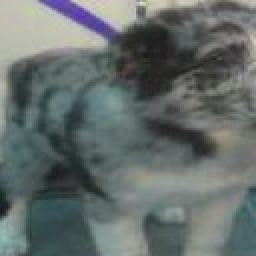
#> input picture IMAGE/positive105.jpg, 128 x 128 px (shown 2 times larger); its folder holds only this picture in this run
$ python train_NN.py
#> lines starting #> are read from the running program, lines starting #| are printed output that depends on the picture
### nn.py

import cv2,os
import numpy as np


def sigmoid(z):
    s = 1/(1+np.exp(-z))
    return s

def propagate(w, b, X, Y):
    m = X.shape[1]

     # FORWARD PROPAGATION (FROM X TO COST)
    z = np.dot(w.T, X)+b # tag 1
    A = sigmoid(z) # tag 2
    loss = (-np.sum(Y*np.log(A)+(1-Y)*np.log(1-A)))/m # tag 5

    # BACKWARD PROPAGATION (TO FIND GRAD)
    dw = (np.dot(X,(A-Y).T))/m # tag 6
    db = np.average(A-Y) # tag 7

    cost = np.squeeze(loss)
    grads = {"dw": dw,
             "db": db}

    return grads, loss

def optimize(w, b, X, Y, num_iterations, learning_rate, print_loss= True):
    cost = []
    for i in range(num_iterations):
        # Cost and gradient calculation
        grads, loss = propagate(w, b, X, Y)

        # Retrieve derivatives from grads
        dw = grads["dw"]
        db = grads["db"]

        # update w and b
        w = w - learning_rate*dw
        b = b - learning_rate*db

        # Record the costs
        if i % 100 == 0:
            cost.append(loss)

        # Print the cost every 100 training iterations
        if print_loss and i % 100 == 0:
            print ("Loss  %i: %f" %(i, loss))

    # update w and b to dictionary
    params = {"w": w,
              "b": b}

    # update derivatives to dictionary
    grads = {"dw": dw,
             "db": db}

    return params, grads, cost

def predict(w, b, X):
    m = X.shape[1]
    Y_prediction = np.zeros((1, m))
    w = w.reshape(X.shape[0], 1)

    z = np.dot(w.T, X) + b
    A = sigmoid(z)

    for i in range(A.shape[1]):
        # Convert probabilities A[0,i] to actual predictions p[0,i]
        if A[0,i] > 0.5:
            Y_prediction[[0],[i]] = 1
        else:
            Y_prediction[[0],[i]] = 0

    return Y_prediction

def initialize_with_zeros(dim):
    w = np.zeros((dim, 1))
    b = 0
    return w, b

def model(X_train, Y_train, X_test, Y_test, num_iterations = 2000, learning_rate = 0.5, print_loss = True):
    # initialize parameters with zeros
    w, b = initialize_with_zeros(X_train.shape[0])

    # Gradient descent
    parameters, grads, cost = optimize(w, b, X_train, Y_train, num_iterations, learning_rate, print_loss)

    # Retrieve parameters w and b from dictionary "parameters"
    w = parameters["w"]
    b = parameters["b"]

    # Predict test/train set examples
    Y_prediction_test = predict(w,b,X_test)
    Y_prediction_train = predict(w,b,X_train)

    # Print train/test Errors
    print("train accuracy: {} %".format(100 - np.mean(np.abs(Y_prediction_train - Y_train)) * 100))
    print("test accuracy: {} %".format(100 - np.mean(np.abs(Y_prediction_test - Y_test)) * 100))


    dict = {"loss": cost,
            "Y_prediction_test": Y_prediction_test,
            "Y_prediction_train": Y_prediction_train,
            "w": w,
            "b": b,
            "learning_rate": learning_rate,
            "num_iterations:": num_iterations}

    return dict

### train_NN.py
import os,cv2
import nn as nn
import numpy as np
import matplotlib.pyplot as plt

from sklearn.model_selection import train_test_split

ROWS = 128
COLS = 128
CHANNELS = 1
TRAIN_DIR = 'IMAGE/'
TEST_DIR = 'TEST/'

train_images = [TRAIN_DIR+i for i in os.listdir(TRAIN_DIR)]
test_images =  [TEST_DIR+i for i in os.listdir(TEST_DIR)]


def read_image(file_path):
#> called with file_path = 'IMAGE/positive105.jpg'
    img = cv2.imread(file_path, cv2.IMREAD_COLOR)
#> img is the input picture: shape (128, 128, 3); mean B, G, R 107.5, 109.5, 100.8
    img = cv2.cvtColor(img,cv2.COLOR_BGR2GRAY)
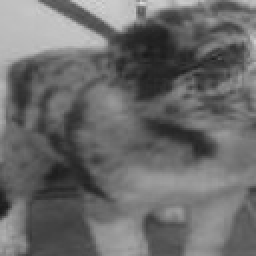
#> img: shape (128, 128) (shown 2 times larger); min 26, max 221, mean 106.7
    return cv2.resize(img, (ROWS, COLS), interpolation=cv2.INTER_CUBIC)

def prepare_data(images):
    m = len(images)
    X = np.zeros((m, ROWS, COLS), dtype=np.uint8)
    y = np.zeros((1, m))
    for i, image_file in enumerate(images):
        X[i,:] = read_image(image_file)
#> call 2 of read_image, with file_path = 'TEST/dog1.jpg'
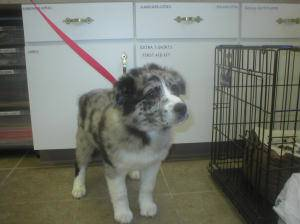
#> input picture test/dog1.jpg, 300 x 224 px, found by its file name
#> in read_image, img is the input picture: shape (224, 300, 3); mean B, G, R 108.3, 117.5, 114.5
#> in read_image (call 2), `img = cv2.cvtColor(img,cv2.COLOR_BGR2GRAY)`:
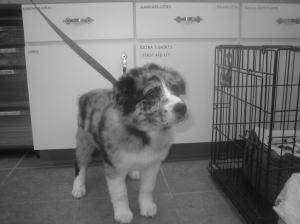
#> img: shape (224, 300); min 6, max 243, mean 115.5
#> in read_image (call 2), `return cv2.resize(img, (ROWS, COLS), interpolation=cv2.INTER_CUBIC)`:
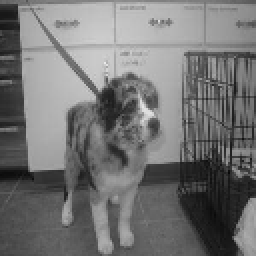
#> returned value: shape (128, 128) (shown 2 times larger); min 9, max 234, mean 115.5
        if 'positive' in image_file.lower():
            y[0, i] = 1
        elif 'negative' in image_file.lower():
            y[0, i] = 0
    return X, y
train_set_x, train_set_y = prepare_data(train_images)
test_set_x, test_set_y = prepare_data(test_images)

train_set_x_flatten = train_set_x.reshape(train_set_x.shape[0], ROWS*COLS*CHANNELS).T
test_set_x_flatten = test_set_x.reshape(test_set_x.shape[0], -1).T
train_set_x = train_set_x_flatten/255
test_set_x = test_set_x_flatten/255


NN = nn.model(train_set_x, train_set_y, test_set_x, test_set_y, num_iterations = 10000, learning_rate = 0.003, print_loss= True)
im = cv2.imread('test/dog1.jpg',0)
#> im: shape (224, 300); min 5, max 243, mean 115.5
im = cv2.resize(im,(ROWS,COLS))
#> im: shape (128, 128)
test= im.reshape(1, ROWS*COLS).T
#> test = 16384 values, max 230 at index 6855, min 11 at index 11136, mean 115.4
pred = nn.predict(NN["w"], NN["b"], test)
#> pred = [1]
print(pred)
#| [[1.]]
learning_rates = [0.001,0.01,0.005]
models = {}
for i in learning_rates:
    print("learning rate is: ",i)
    models[i] = nn.model(train_set_x, train_set_y, test_set_x, test_set_y, num_iterations = 10000, learning_rate = i, print_loss= True)
    print("---------------------------------------------------------")


for i in learning_rates:
    plt.plot(np.squeeze(models[i]["loss"]), label= str(models[i]["learning_rate"]))
plt.ylabel('Loss')
plt.xlabel("iterations (hundreds)")
legend = plt.legend(loc='upper center', shadow=True)
frame = legend.get_frame()
frame.set_facecolor('0.90')
plt.show()
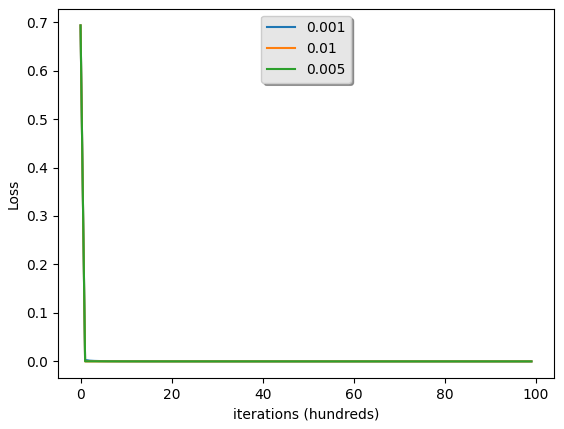
#> figure drawn by matplotlib, 1 panel; curve peaks at x = 0, y = 0.693; curve peaks at x = 0, y = 0.693; curve peaks at x = 0, y = 0.693
